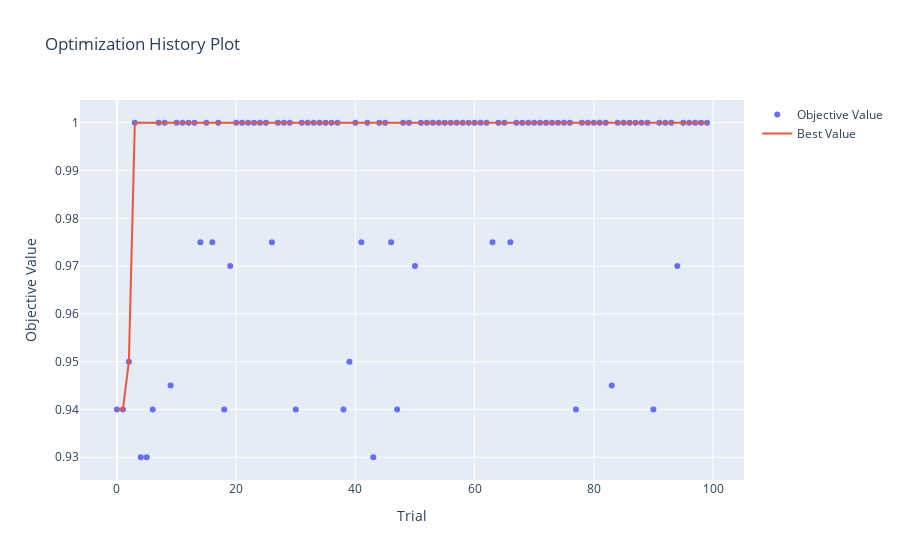

This figure's notebook cell:
### Markdown cell above
Mejores parametros

### Code cell
print(studyKNN.best_params)
optuna.visualization.plot_optimization_history(studyKNN)

### Figure 1 — Plotly figure (JSON) as saved in the notebook; plotly's stock layout.template omitted (floating-point values rounded to 4 significant figures)
{"data": [{"mode": "markers", "name": "Objective Value", "type": "scatter", "x": [0, 1, 2, 3, 4, 5, 6, 7, 8, 9, 10, 11, 12, 13, 14, 15, 16, 17, 18, 19, 20, 21, 22, 23, 24, 25, 26, 27, 28, 29, 30, 31, 32, 33, 34, 35, 36, 37, 38, 39, 40, 41, 42, 43, 44, 45, 46, 47, 48, 49, 50, 51, 52, 53, 54, 55, 56, 57, 58, 59, 60, 61, 62, 63, 64, 65, 66, 67, 68, 69, 70, 71, 72, 73, 74, 75, 76, 77, 78, 79, 80, 81, 82, 83, 84, 85, 86, 87, 88, 89, 90, 91, 92, 93, 94, 95, 96, 97, 98, 99], "y": [0.94, 0.94, 0.95, 1, 0.93, 0.93, 0.94, 1, 1, 0.945, 1, 1, 1, 1, 0.975, 1, 0.975, 1, 0.94, 0.97, 1, 1, 1, 1, 1, 1, 0.975, 1, 1, 1, 0.94, 1, 1, 1, 1, 1, 1, 1, 0.94, 0.95, 1, 0.975, 1, 0.93, 1, 1, 0.975, 0.94, 1, 1, 0.97, 1, 1, 1, 1, 1, 1, 1, 1, 1, 1, 1, 1, 0.975, 1, 1, 0.975, 1, 1, 1, 1, 1, 1, 1, 1, 1, 1, 0.94, 1, 1, 1, 1, 1, 0.945, 1, 1, 1, 1, 1, 1, 0.94, 1, 1, 1, 0.97, 1, 1, 1, 1, 1]}, {"mode": "lines", "name": "Best Value", "type": "scatter", "x": [0, 1, 2, 3, 4, 5, 6, 7, 8, 9, 10, 11, 12, 13, 14, 15, 16, 17, 18, 19, 20, 21, 22, 23, 24, 25, 26, 27, 28, 29, 30, 31, 32, 33, 34, 35, 36, 37, 38, 39, 40, 41, 42, 43, 44, 45, 46, 47, 48, 49, 50, 51, 52, 53, 54, 55, 56, 57, 58, 59, 60, 61, 62, 63, 64, 65, 66, 67, 68, 69, 70, 71, 72, 73, 74, 75, 76, 77, 78, 79, 80, 81, 82, 83, 84, 85, 86, 87, 88, 89, 90, 91, 92, 93, 94, 95, 96, 97, 98, 99], "y": [0.94, 0.94, 0.95, 1, 1, 1, 1, 1, 1, 1, 1, 1, 1, 1, 1, 1, 1, 1, 1, 1, 1, 1, 1, 1, 1, 1, 1, 1, 1, 1, 1, 1, 1, 1, 1, 1, 1, 1, 1, 1, 1, 1, 1, 1, 1, 1, 1, 1, 1, 1, 1, 1, 1, 1, 1, 1, 1, 1, 1, 1, 1, 1, 1, 1, 1, 1, 1, 1, 1, 1, 1, 1, 1, 1, 1, 1, 1, 1, 1, 1, 1, 1, 1, 1, 1, 1, 1, 1, 1, 1, 1, 1, 1, 1, 1, 1, 1, 1, 1, 1]}, {"marker": {"color": "#cccccc"}, "mode": "markers", "name": "Infeasible Trial", "showlegend": false, "type": "scatter", "x": [], "y": []}], "layout": {"title": {"text": "Optimization History Plot"}, "xaxis": {"title": {"text": "Trial"}}, "yaxis": {"title": {"text": "Objective Value"}}}}
